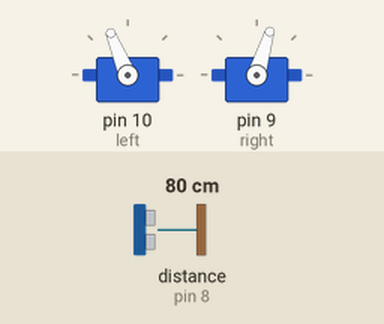
A sketch run on a simulated Arduino Uno, built with avr-gcc and run on an emulated ATmega328P. On the bench: 2 × servo. The inputs (shaded band) are chosen by the test bench; at power-on: distance to the obstacle (sensor on pin 8) 80 cm. The echo pulse lasts 58.3 µs per cm.

Above: at 1.2 s.
1.3 s: distance to the obstacle (sensor on pin 8) set to 23 cm
2.8 s: distance to the obstacle (sensor on pin 8) set to 19 cm
At 3.1 s:
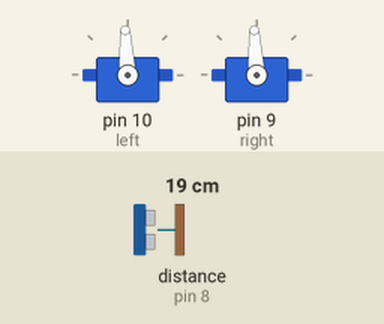
4.3 s: distance to the obstacle (sensor on pin 8) set to 35 cm
At 5.5 s:
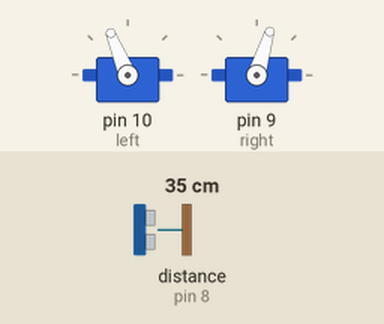
5.8 s: distance to the obstacle (sensor on pin 8) set to 2 cm
At 7.2 s:
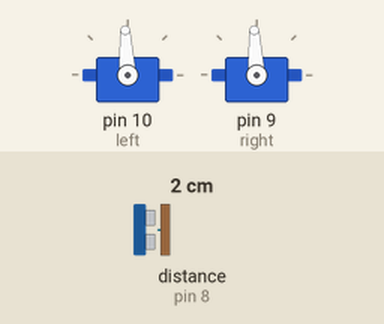
Timing chart, 0 to 8.3 s (numbered marks = the images above; inputs shaded):
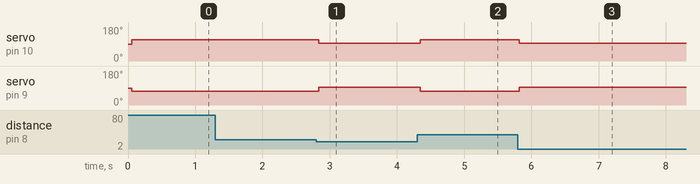

The sketch:

User_Program4_1.ino
```cpp
/*Software 1073 Arduino BoeBots
User Program
Method stubs are pre-made. add your own code to complete the challenge!

Program Task: Have the robot drive forward until the ultrasonic sees a wall
Feel free to view the example program within the same folder if you need help!
*/
#include <Servo.h>
#include <NewPing.h>
#define TRIGGER_PIN 12
#define ECHO_PIN 8
#define MAX_DISTANCE 200
NewPing sonar(TRIGGER_PIN, ECHO_PIN, MAX_DISTANCE);
Servo left;
Servo right;
int freshHold = 20;

void setup(){
  left.attach(10);
  right.attach(9);
}
void drive(){
  if(getDist() <= freshHold){
   left.writeMicroseconds(1500);
   right.writeMicroseconds(1500);
  }
  else {
    left.writeMicroseconds(1700);
    right.writeMicroseconds(1300);
  }
}
int getDist(){
  delay(50); //delay in milliseconds, no lower than 40 so the sensor can measure the return time
  unsigned int uS = sonar.ping(); // Send ping, get ping time in microseconds (uS).
  unsigned int cmDist = uS / US_ROUNDTRIP_CM; //calculate the distance, in centimeters
  return cmDist;
}

void loop(){
   drive();
}
```

Measured:
- the behaviour switches between 21 and 20 cm on distance to the obstacle (sensor on pin 8) (found by bisection; images 0 and 1)
- after the input at 1.3 s, every drawn part: stays the same
- after the input at 2.8 s, servo on pin 10 (left): 112° → 93° at once; servo on pin 9 (right): 73° → 93° at once
- after the input at 4.3 s, servo on pin 10 (left): 93° → 112° at once; servo on pin 9 (right): 93° → 73° at once
- after the input at 5.8 s, servo on pin 10 (left): 112° → 93° at once; servo on pin 9 (right): 73° → 93° at once
